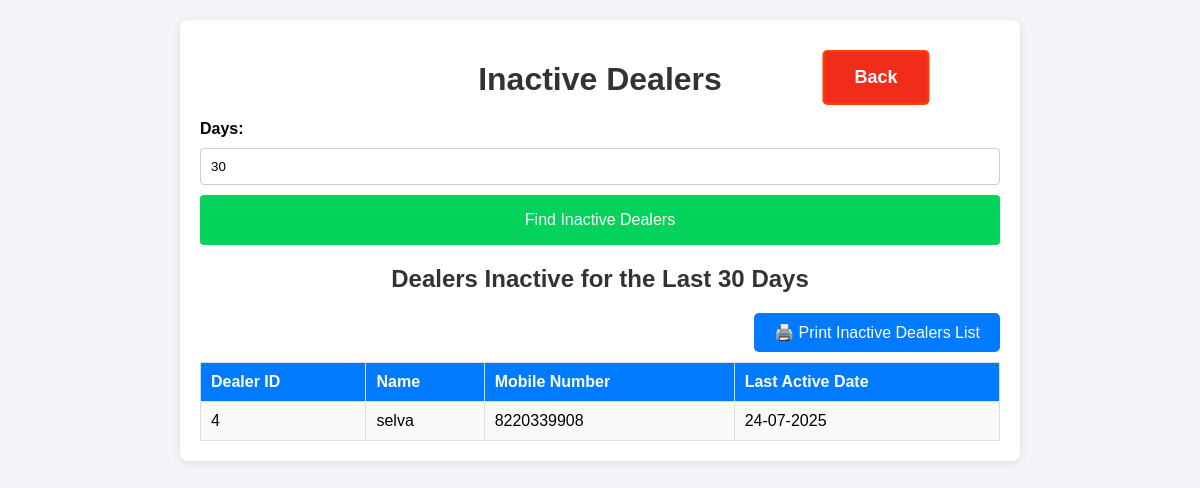
/inactive_dealers, run on the app's committed database.
### app.py (models this page shows, shortened)
class Dealer(db.Model):
    id = db.Column(db.Integer, primary_key=True)
    dealer_id = db.Column(db.String(100), nullable=False)
    water_can_count = db.Column(db.Integer, nullable=False)
    timestamp = db.Column(db.DateTime, default=datetime.now)
    token_id = db.Column(db.Integer, nullable=False)  # Daily resetting token ID
    @property
    def formatted_date(self):
        return self.timestamp.strftime("%d-%m-%Y")  # Format the date

class Dealer_details(db.Model):
    id = db.Column(db.Integer, primary_key=True)
    dealer_id = db.Column(db.String(100), nullable=False, unique=True)
    name = db.Column(db.String(100), nullable=False)
    mobile = db.Column(db.String(15), nullable=False)
    address = db.Column(db.String(400), nullable=True)
    aadhaar_file = db.Column(db.String(400))  # Path to Aadhaar copy
    photo_file = db.Column(db.String(400))

### app.py (the view)
@app.route('/inactive_dealers', methods=['GET', 'POST'])
def inactive_dealers():
    days = 30
    inactive_dealers = []
    if request.method == 'POST':
        days = int(request.form.get('days', 0))
    threshold_date = datetime.now() - timedelta(days=days)
    inactive_dealers = db.session.query(Dealer, Dealer_details).outerjoin(Dealer, Dealer.dealer_id == Dealer_details.dealer_id).group_by(Dealer.dealer_id).having(
        db.func.max(Dealer.timestamp) < threshold_date
    ).all()
    return render_template('inactive_dealers.html', inactive_dealers=inactive_dealers, days=days)

### templates/inactive_dealers.html (shortened to what this page needs)
<!DOCTYPE html>
<html lang="en">
<head>
    <link rel="stylesheet" href="/static/styles.css">
</head>
<body>
    <div class="container">
        <h1>Inactive Dealers</h1>
        <form method="POST" class="form">
            <label for="days">Days:</label>
            <input type="number" id="days" name="days" value="{{days}}" required>
            <button type="submit" class="btn">Find Inactive Dealers</button>
        </form>
        {% if inactive_dealers %}
        <h2>Dealers Inactive for the Last {{ days }} Days</h2>
        <div style="text-align: right; margin-bottom: 10px;">
        <button class="print_btn" onclick="window.print()">
            🖨️ Print Inactive Dealers List
        </button>
        </div>
        <table>
            <thead>
                <tr>
                    <th>Dealer ID</th>
                    <th>Name</th>
                    <th>Mobile Number</th>
                    <th>Last Active Date</th>
                </tr>
            </thead>
            <tbody>
                {% for dealer, dealer_details in inactive_dealers %}
                <tr>
                    <td>{{ dealer.dealer_id }}</td>
                    <td>{{ dealer_details.name }}</td>
                    <td>{{ dealer_details.mobile }}</td>
                    <td>{{ dealer.formatted_date }}</td>
                </tr>
                {% endfor %}
            </tbody>
        </table>
        {% else %}
        <p>No dealers found inactive for the specified duration.</p>
        {% endif %}
    </div>
    <a href="/" class="back">Back</a>
</body>
</html>

### static/styles.css (style rules this page uses)
body { font-family: Arial, sans-serif; background-color: #f4f4f9; margin: 0; padding: 0; }
.container { max-width: 800px; margin: 20px auto; background: #fff; padding: 20px; border-radius: 8px; box-shadow: 0 2px 10px rgba(0, 0, 0, 0.1); }
h1, h2 { color: #333; text-align: center; }
.form { display: flex; flex-direction: column; gap: 10px; margin-bottom: 20px; }
.form label { font-weight: bold; }
.form input { padding: 10px; border: 1px solid #ccc; border-radius: 4px; }
.btn { background-color: #03d35a; color: #fff; border: none; padding: 10px; border-radius: 4px; cursor: pointer; font-size: medium; height: 50px; }
table { width: 100%; border-collapse: collapse; margin-top: 10px; }
h2 { text-align: center; margin-bottom: 20px; }
table th, table td { padding: 10px; border: 1px solid #ddd; text-align: left; }
table th { background-color: #007bff; color: white; }
table tbody tr:nth-child(odd) { background-color: #f9f9f9; }
a { display: inline-block; padding: 15px 30px; font-size: 18px; font-weight: bold; text-align: center; text-decoration: none; background-color: #007bff; color: white; border-radius: 5px; border: 2px solid #007bff; transition: all 0.3s ease; position: absolute; left: 50%; transform: translateX(-50%); transition: transform 0.2s, background-color 0.2s; }
.back { background-color: #f22c1a; border: 2px solid #ff4000; top: 50px; left: 73%; }
.print_btn { all: unset; background-color: #007bff; color: white; cursor: pointer; padding: 10px 20px; text-decoration: none; border-radius: 5px; transition: background-color 0.2s, transform 0.2s; }

### data on the page
Dealer: dealer_id "4", name "selva", mobile "8220339908", formatted_date "24-07-2025"

### other printed values
{{ days }} "30"
